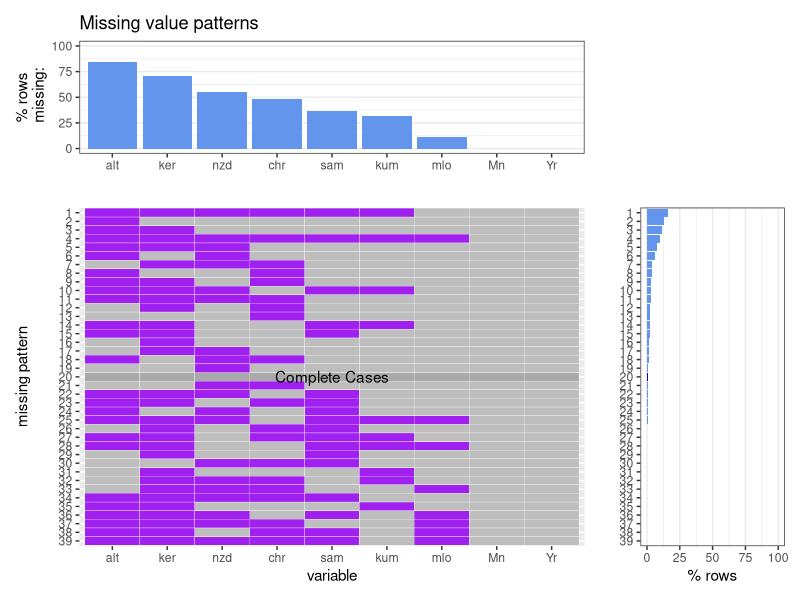
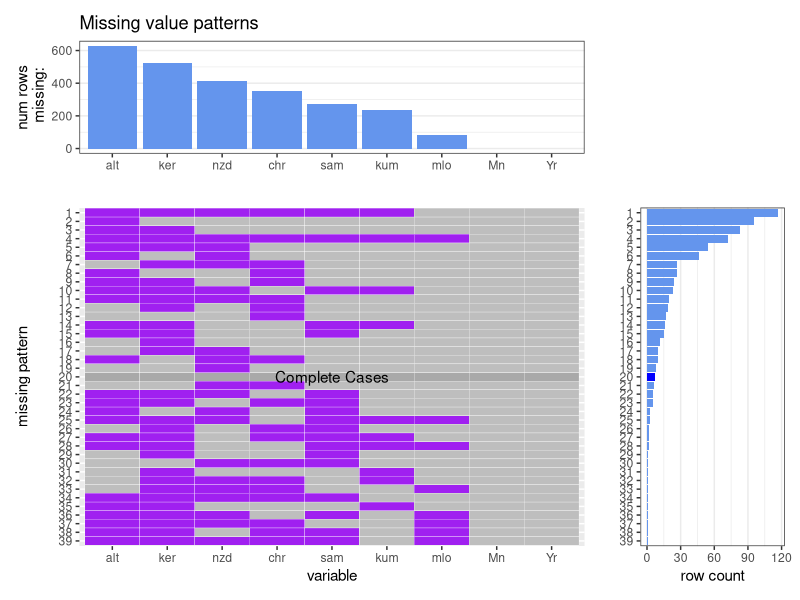
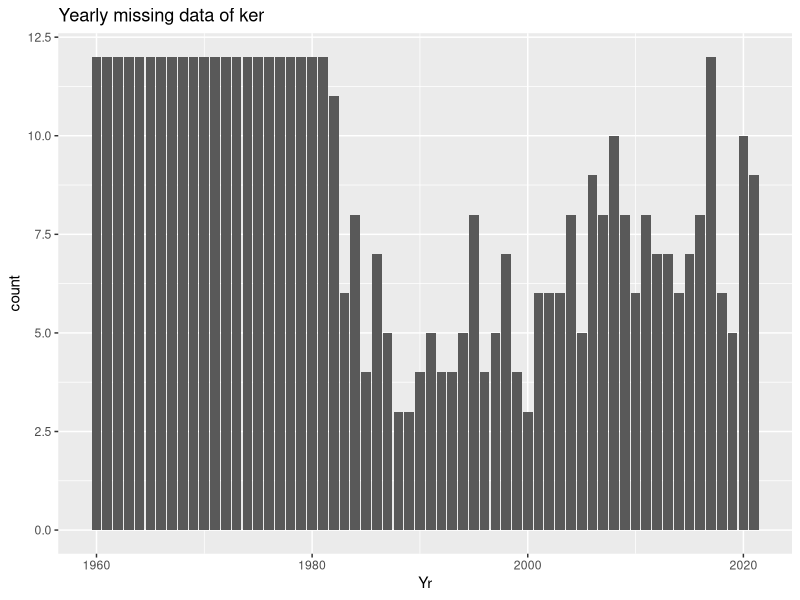
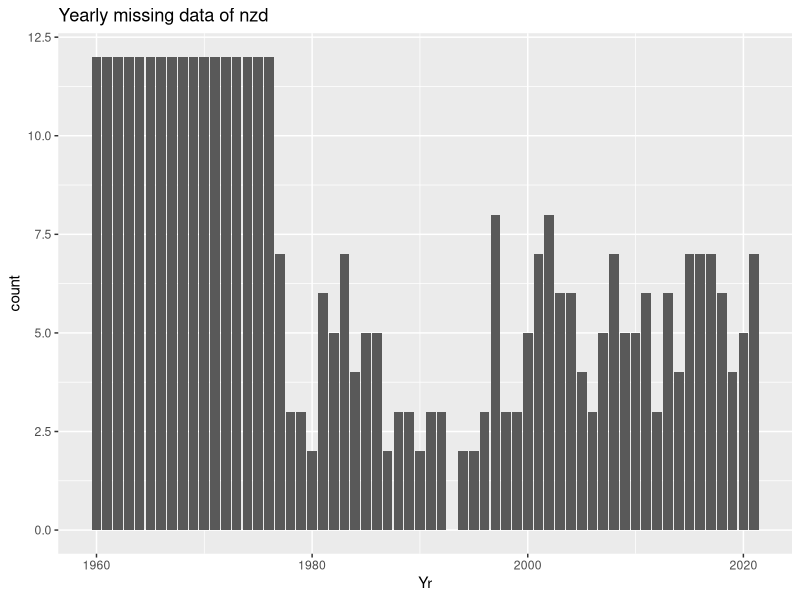

The R source for these figures, in order:
## ---- chunk 1
library(ggplot2)
library(tidyverse)
library(patchwork)
monthly_data = read.csv("./data/monthly_flask_co2.csv")
monthly_data[1:10,]
## ---- chunk 2
plot_missing <- function(sets, percent){
  mysets <- sets
  #mysets <- HollywoodMovies2011
  ############## main plot heatmap ############## 
  missing_patterns <- data.frame(is.na(mysets)) %>%
    group_by_all() %>%
    count(name = "count", sort = TRUE) %>%
    ungroup()
  
  patterns_cases <- missing_patterns %>% select(-count) %>% 
    rownames_to_column("id") %>% gather(key, value, -id)

  #index of complete case pattern
  y_complete <- which(rowSums(select(missing_patterns, -count)) == 0)

  patterns_cases <- patterns_cases %>% mutate(missing = ifelse(id == y_complete, "none", ifelse(value == 1, "yes", "no")))
  
  #count of missing values for each column in the dataset
  missing_columns <- colSums(is.na(mysets)) %>%
      sort(decreasing = TRUE) %>% 
      data.frame()
  names(missing_columns) <- "n"
  missing_columns <- rownames_to_column(missing_columns, "key")

  x_text <- ceiling(ncol(mysets)/2)
  if (nrow(missing_patterns) > 1) {
    y_text <- nrow(missing_patterns) - y_complete + 1
  } else {
    y_text <- 1
  }
  
  patterns_cases$id <- factor(as.numeric(patterns_cases$id))
  patterns_cases <- merge(patterns_cases, missing_columns, by = "key", all = TRUE)

  g1 <- ggplot(patterns_cases, aes(x = fct_reorder(key, -n), y = fct_rev(id), fill = missing)) +
    geom_tile(color = "white") + 
    xlab("variable") +
    ylab("missing pattern") +
    scale_fill_manual(values = c("grey", "darkgrey", "purple")) +
    annotate("text", x = x_text, y = y_text, label = "Complete Cases") +
    theme(legend.position = "none")
    #theme(axis.text.x = element_text(angle = 45, vjust = 1, hjust = 1))
  
  ############## missing pattern barchart ############## 
  if (percent) {
    missing_columns$n <- missing_columns$n /nrow(mysets) * 100
    missing_patterns$count <- missing_patterns$count /nrow(mysets) * 100
    text2 <- "% rows\n missing:"
    text3 <- "% rows"
    ylim2 <- c(0, 100)
  } else {
    text2 <- "num rows\n missing:"
    text3 <- "row count"
    ylim2 <- c(0, NA)
  }

  g2 <- ggplot(missing_columns, aes(fct_reorder(key, -n), n)) +
    geom_bar(stat="identity",fill="cornflowerblue") +
    xlab("") +
    ylab(text2) +
    ylim(ylim2) +
    ggtitle("Missing value patterns") +
    theme_bw() +
    theme(panel.grid.major.x = element_blank())
    #theme(axis.text.x = element_text(angle = 45, vjust = 1, hjust = 1))
  
  ############## missing pattern count barchart ############## 
  missing_patterns <- missing_patterns %>% rownames_to_column("id") %>% mutate(complete = ifelse(id == y_complete, "yes", "no"))
  missing_patterns$id <- factor(as.numeric(missing_patterns$id))
  
  g3 <- ggplot(missing_patterns, aes(fct_rev(id), count, fill = complete)) +
    geom_bar(stat="identity") +
    xlab("") +
    ylab(text3) +
    ylim(ylim2) +
    scale_fill_manual(values = c("cornflowerblue", "blue")) +
    theme_bw() +
    theme(panel.grid.major.y = element_blank(), legend.position = "none") +
    coord_flip() 
  
  ############## final plot ############## 
  g_final <- g2 + plot_spacer() + g1 + g3 +
    plot_layout(ncol = 2, nrow = 2, heights = c(1, 3), widths = c(3.5, 1))
  
  return(g_final)
}
## ---- chunk 3
plot_missing(monthly_data, TRUE)
plot_missing(monthly_data, FALSE)
## ---- chunk 4
monthly_data %>% select('Yr', 'ker') %>% 
  group_by(Yr) %>% mutate(count = sum(is.na(ker))) %>% 
  ungroup() %>% select('Yr', 'count') %>% unique() %>% 
  ggplot(aes(x = Yr, y = count)) +
  geom_bar(stat = 'identity') +
  ggtitle('Yearly missing data of ker')

monthly_data %>% select('Yr', 'nzd') %>% 
  group_by(Yr) %>% mutate(count = sum(is.na(nzd))) %>% 
  ungroup() %>% select('Yr', 'count') %>% unique() %>% 
  ggplot(aes(x = Yr, y = count)) +
  geom_bar(stat = 'identity') +
  ggtitle('Yearly missing data of nzd')

